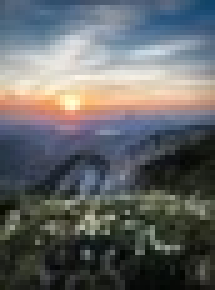
#> input picture DIP/DIP_Lab_406/Lab/Python/Lab_03/nature.jpeg, 43 x 58 px, shrunk from 194 x 259 before the run (shown 5 times larger)
$ python histogramSpecification.py
#> lines starting #> are read from the running program, lines starting #| are printed output that depends on the picture
import cv2
import numpy as np
from matplotlib import pyplot as plt
from skimage.exposure import match_histograms

# Load the input and reference images
input_image = cv2.imread('nature.jpeg', cv2.IMREAD_GRAYSCALE)
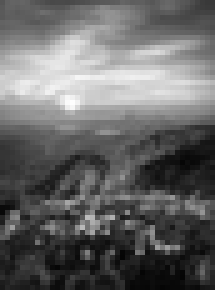
#> input_image: shape (58, 43) (shown 5 times larger); min 4, max 254, mean 102.5
reference_image = cv2.imread('flower.jpeg', cv2.IMREAD_GRAYSCALE)
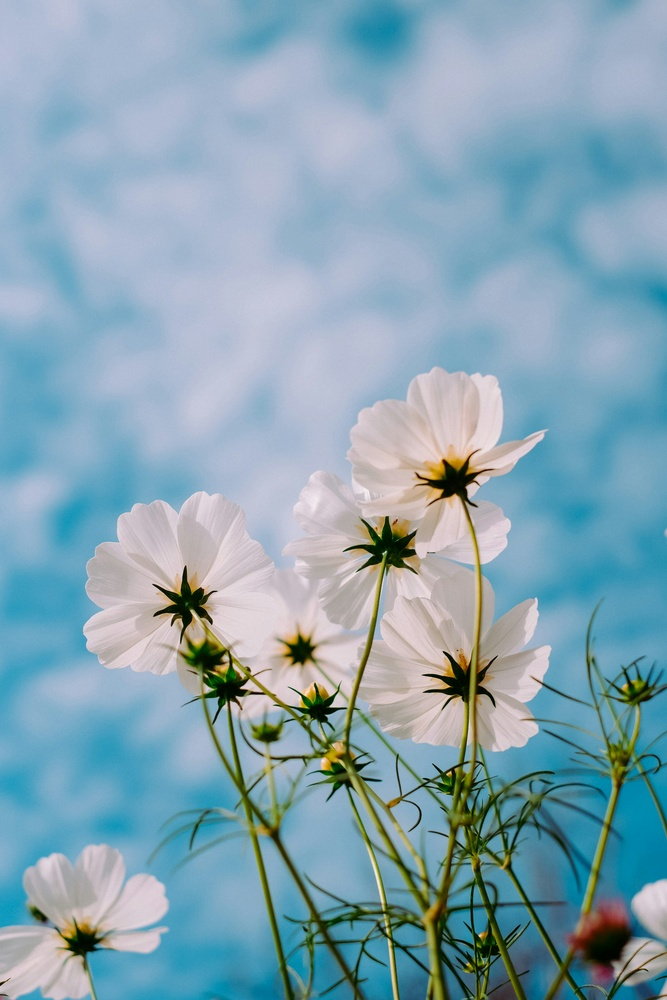
#> input picture DIP/DIP_Lab_406/Lab/Python/Lab_03/flower.jpeg, 667 x 1000 px, shrunk from 3000 x 4500 before the run
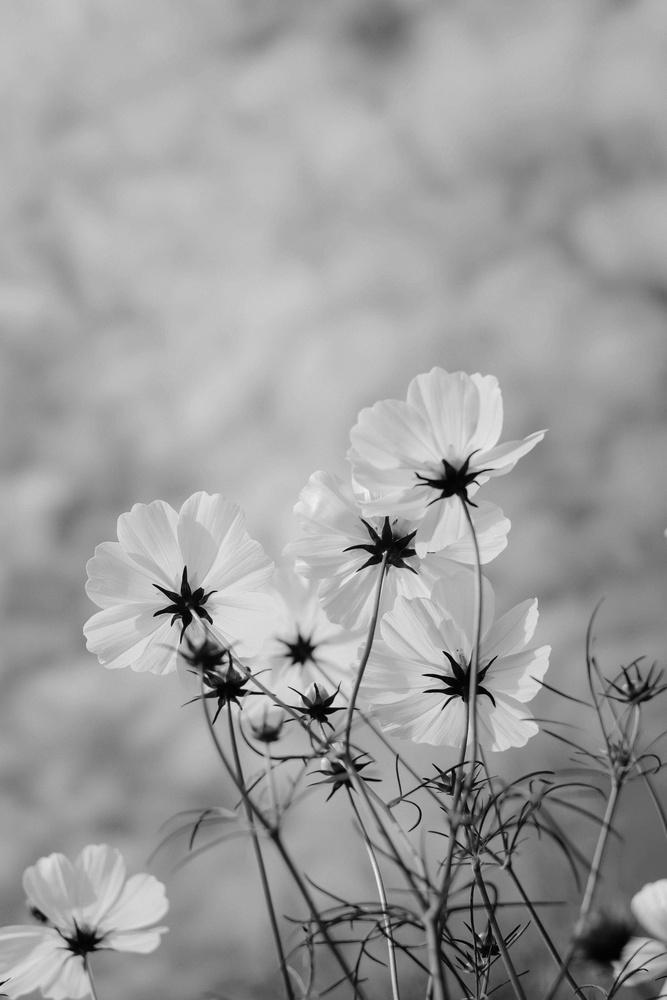
#> reference_image: shape (1000, 667); min 0, max 243, mean 157.2

# Check if the images are loaded successfully
if input_image is None:
    print("Error: Input image could not be loaded. Please check the file path.")
elif reference_image is None:
    print("Error: Reference image could not be loaded. Please check the file path.")
else:
    # Perform histogram matching without 'multichannel' argument
    matched_image = match_histograms(input_image, reference_image)
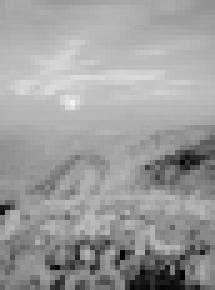
#> matched_image: shape (58, 43) float64 (shown 5 times larger); min 2.88, max 243, mean 157.2

    # Plot the images and histograms
    plt.figure(figsize=(12, 6))

    # Display Input Image
    plt.subplot(2, 3, 1)
    plt.imshow(input_image, cmap='gray')
    plt.title('Input Image')
    plt.axis('off')

    # Display Reference Image
    plt.subplot(2, 3, 2)
    plt.imshow(reference_image, cmap='gray')
    plt.title('Reference Image')
    plt.axis('off')

    # Display Histogram-Matched Image
    plt.subplot(2, 3, 3)
    plt.imshow(matched_image, cmap='gray')
    plt.title('Histogram-Matched Image')
    plt.axis('off')

    # Plot histogram of Input Image
    plt.subplot(2, 3, 4)
    plt.hist(input_image.ravel(), bins=256, range=[0, 256], color='black')
    plt.title('Histogram of Input Image')

    # Plot histogram of Reference Image
    plt.subplot(2, 3, 5)
    plt.hist(reference_image.ravel(), bins=256, range=[0, 256], color='black')
    plt.title('Histogram of Reference Image')

    # Plot histogram of Matched Image
    plt.subplot(2, 3, 6)
    plt.hist(matched_image.ravel(), bins=256, range=[0, 256], color='black')
    plt.title('Histogram of Matched Image')

    # Display all plots
    plt.tight_layout()
    plt.show()
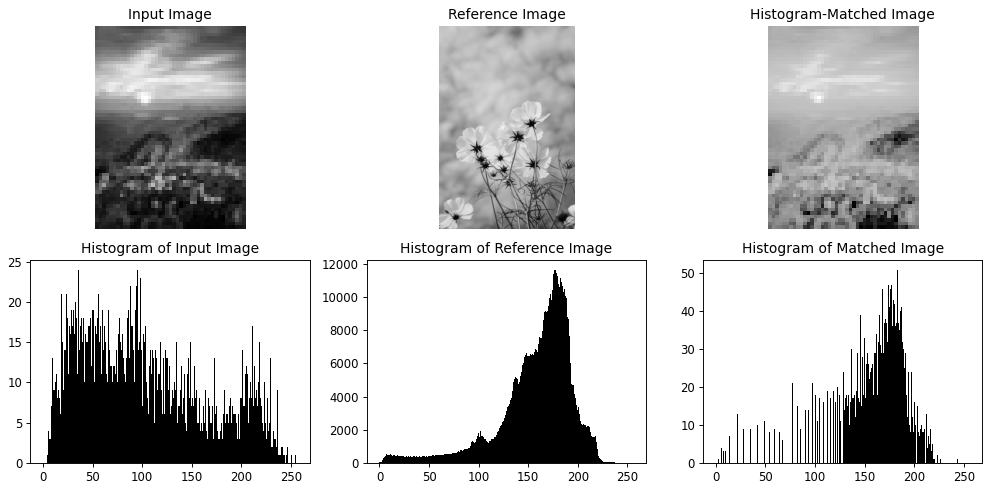
#> figure drawn by matplotlib, 6 panels; panel 5: tallest bar 11669 high, from x = 177 to 178; panel 6: tallest bar 51 high, from x = 183 to 184
